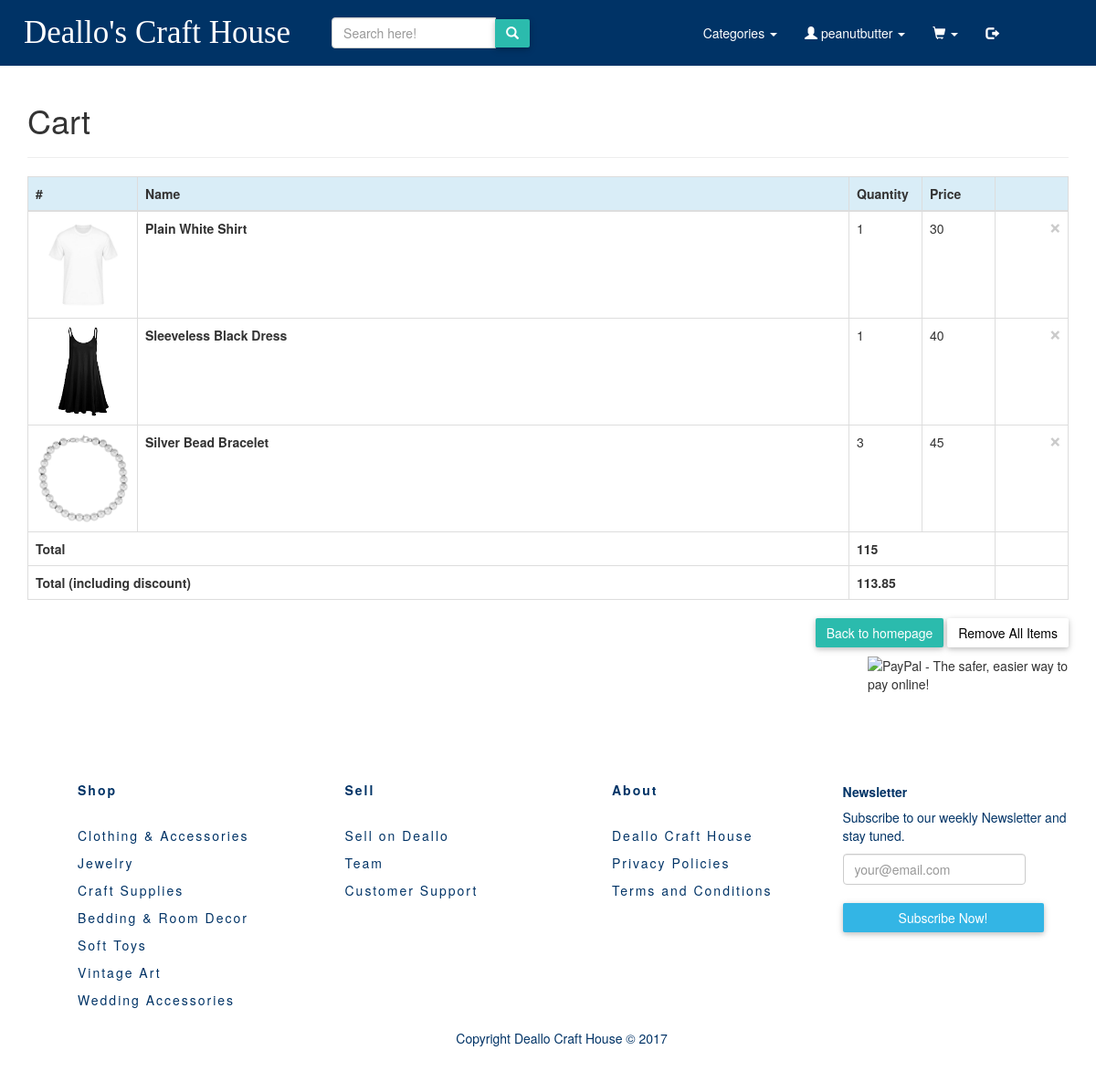
Page /pages/order.php (signed in) on the earlier database version.
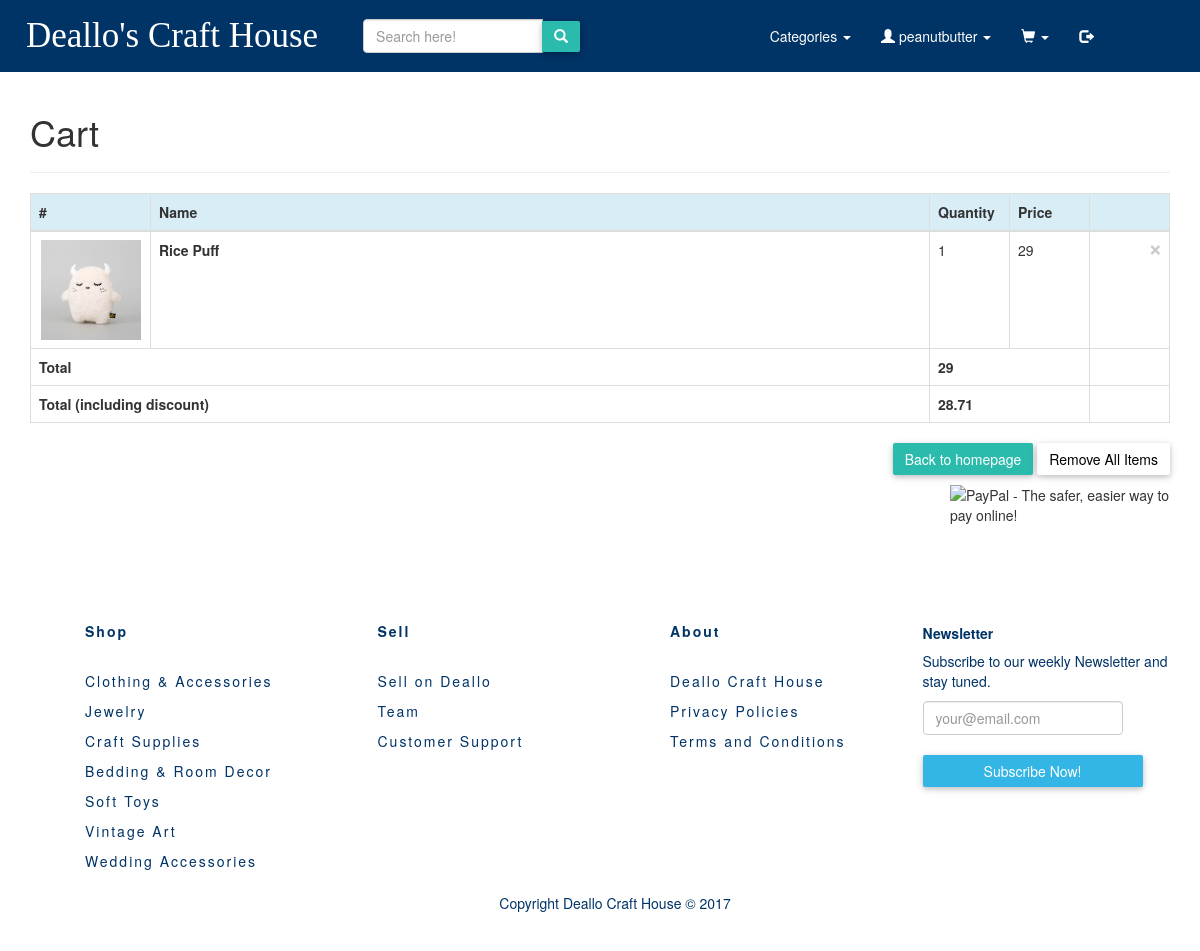
Same page on the later database version.
### tables this page shows
CREATE TABLE `shopping` (
  `id_user` int(2) NOT NULL,
  `id` int(11) NOT NULL,
  `amount_quantity` varchar(10) NOT NULL,
  `amount_price` double NOT NULL,
  `order_number` int(7) NOT NULL
);

CREATE TABLE `product` (
  `id` int(11) NOT NULL,
  `name` varchar(80) NOT NULL,
  `summary` varchar(255) NOT NULL,
  `price` double NOT NULL,
  `quantity` varchar(10) NOT NULL,
  `image` varchar(100) NOT NULL,
  `product_owner` varchar(255) NOT NULL,
  `category` varchar(255) NOT NULL
);

### pages/order.php (the view, shortened to what this page needs)
<?php
    include "../includes/product_config.php";
    if(isset($_POST['shopping'])){
        $user = $_POST['ui'];
        $idpro = $_POST['id'];
        $aq = $_POST['aq'];
        $ap = $_POST['ap'];
        $order = $_POST['order'];
        $stmt = $dbh->prepare("INSERT INTO shopping VALUES (?,?,?,?,?)");
        $stmt->bindParam(1, $user);
        $stmt->bindParam(2, $idpro);
        $stmt->bindParam(3, $aq);
        $stmt->bindParam(4, $ap);
        $stmt->bindParam(5, $order);
        $stmt->execute();
    } else{
                ?>
<!DOCTYPE html>
<html lang="en">
  <head>
    <link rel="stylesheet=" href="styles/bootstrap/bootstrap.css">
    <link rel="stylesheet" href="https://maxcdn.bootstrapcdn.com/bootstrap/3.3.7/css/bootstrap.min.css">
    <link rel="stylesheet" href="../styles/test.css">
    <link rel="stylesheet" href="../styles/buttons.css">
    <link rel="stylesheet" href="../styles/footer.css">
  </head>
  <body>
	<?php include '../templates/navbar.php' ?>
    <div class="container">
        <h1>Cart</h1>
		<hr/>
        <table class="table table-bordered table-hover table-responsive">
            <thead>
                <tr class="info">
                    <th>#</th>
                    <th>Name</th>
                    <th>Quantity</th>
                    <th>Price</th>
					<th></th>
                </tr>
            </thead>
            <tbody>
                <?php
                $stmt = $dbh->prepare("SELECT * FROM shopping a, product b where a.id=b.id and a.id_user = 1");
                if ($stmt->execute()) {
                  while ($row = $stmt->fetch()) {
                ?>
                <tr>
                    <td width="120"><img src="../images/product_images/<?php echo $row['image'] ?>" style="width:100px"/></td>
                    <td><strong><?php echo $row['name'] ?></strong></td>
                    <td width="80"><?php echo $row['amount_quantity'] ?></td>
                    <td width="80"><?php echo $row['amount_price'] ?></td>
					<td width="80">
					<button type="button" class="close" aria-label="Close">
						<span aria-hidden="true">&times;</span>
					</button></td>
                </tr>
                <?php
                  }
                }
                ?>
            </tbody>
            <tfoot>
                <?php
                $stmt2 = $dbh->prepare("SELECT sum(amount_price) as ap2 FROM shopping where id_user = 1");
                $stmt2->execute();
                $row2 = $stmt2->fetch();
                ?>
                <tr>
                    <th colspan="2">Total</th>
                    <th colspan="2"><?php echo $row2['ap2'] ?></th>
					<td></td>
                </tr>
                <tr>
                    <th colspan="2">Total (including discount)</th>
                    <th colspan="2"><?php echo $row2['ap2']*0.99 ?></th>
					<td></td>
                </tr>
            </tfoot>
        </table>
        <p class="text-right"><a href="products.php" class="btn btn-default">Back to homepage</a> <a href="?del=1" class="btn btn-link">Remove All Items</a></p>
        <div class="paypal_checkout">
            <form action="https://www.sandbox.paypal.com/cgi-bin/webscr" method="post" target="_top" align="right">
                <input type="image" src="https://www.sandbox.paypal.com/en_US/i/btn/btn_buynowCC_LG.gif" border="0" name="submit" alt="PayPal - The safer, easier way to pay online!">
            </form>
        </div>
    </div>
  </body>
  <?php include "../templates/footer.php" ?>
</html>
<?php
 }
?>

Differences in the rows shown:
removed shopping: id.image (picture), id.name "Plain White Shirt", amount_quantity "1", amount_price "30"
removed shopping: shows a picture, id.name "Sleeveless Black Dress", amount_quantity "1", amount_price "40"
removed shopping: id.image (picture), id.name "Silver Bead Bracelet", amount_quantity "3", amount_price "45"
added shopping: id.image (picture), id.name "Rice Puff", amount_quantity "1", amount_price "29"
Other differences:
$row2['ap2']: "115" → "29"
$row2['ap2']*0.99: "113.85" → "28.71"
